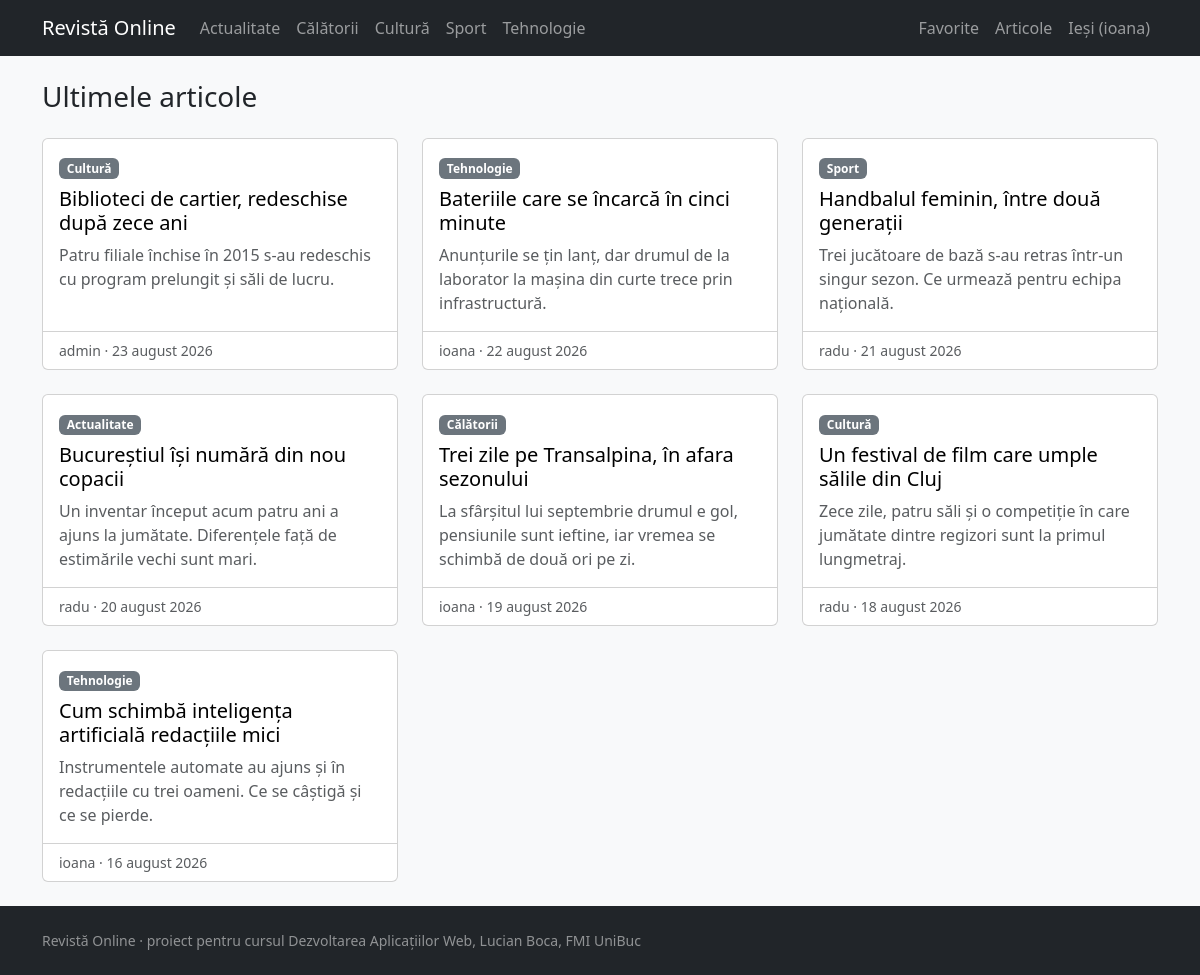
The page / (signed in) on the database its author committed.
### tables this page shows
CREATE TABLE rubrici (
    id   INT AUTO_INCREMENT PRIMARY KEY,
    slug VARCHAR(50) NOT NULL,
    nume VARCHAR(50) NOT NULL,
    UNIQUE KEY uq_rubrici_slug (slug)
);

CREATE TABLE utilizatori (
    id              INT AUTO_INCREMENT PRIMARY KEY,
    nume_utilizator VARCHAR(50)  NOT NULL,
    email           VARCHAR(100) NOT NULL,
    parola          VARCHAR(255) NOT NULL,
    rol             ENUM('admin','autor','cititor') NOT NULL DEFAULT 'cititor',
    creat_la        DATETIME NOT NULL DEFAULT CURRENT_TIMESTAMP,
    UNIQUE KEY uq_utilizatori_email (email),
    UNIQUE KEY uq_utilizatori_nume (nume_utilizator)
);

CREATE TABLE articole (
    id            INT AUTO_INCREMENT PRIMARY KEY,
    id_utilizator INT NOT NULL,
    id_rubrica    INT NOT NULL,
    slug          VARCHAR(255) NOT NULL,
    titlu         VARCHAR(255) NOT NULL,
    rezumat       VARCHAR(500) DEFAULT NULL,
    continut      TEXT NOT NULL,
    url_video     VARCHAR(255) DEFAULT NULL,
    stare         ENUM('ciorna','publicat') NOT NULL DEFAULT 'ciorna',
    creat_la      DATETIME NOT NULL DEFAULT CURRENT_TIMESTAMP,
    modificat_la  DATETIME NOT NULL DEFAULT CURRENT_TIMESTAMP ON UPDATE CURRENT_TIMESTAMP,
    publicat_la   DATETIME DEFAULT NULL,
    UNIQUE KEY uq_articole_slug (slug),
    KEY idx_articole_utilizator (id_utilizator),
    KEY idx_articole_rubrica (id_rubrica),
     
    KEY idx_articole_listare (stare, publicat_la),
    CONSTRAINT fk_articole_utilizator
        FOREIGN KEY (id_utilizator) REFERENCES utilizatori(id) ON DELETE CASCADE,
     
    CONSTRAINT fk_articole_rubrica
        FOREIGN KEY (id_rubrica) REFERENCES rubrici(id) ON DELETE RESTRICT
);

### src/db.php (called while the page is built, shortened)
<?php
function db(): PDO
{
    static $pdo = null;
    if ($pdo === null) {
        $dsn = sprintf(
            'mysql:host=%s;port=%s;dbname=%s;charset=utf8mb4',
            getenv('DB_HOST'),
            getenv('DB_PORT'),
            getenv('DB_NAME')
        );
        $pdo = new PDO($dsn, getenv('DB_USER'), getenv('DB_PASS'), [
            PDO::ATTR_ERRMODE            => PDO::ERRMODE_EXCEPTION,
            PDO::ATTR_DEFAULT_FETCH_MODE => PDO::FETCH_ASSOC,
            PDO::ATTR_EMULATE_PREPARES   => false,
        ]);
    }
    return $pdo;
}
function query(string $sql, array $params = []): PDOStatement
{
    $stmt = db()->prepare($sql);
    $stmt->execute($params);
    return $stmt;
}
function fetchAll(string $sql, array $params = []): array
{
    return query($sql, $params)->fetchAll();
}
function fetchOne(string $sql, array $params = []): ?array
{
    return query($sql, $params)->fetch() ?: null;
}
function checkTable(string $table): string
{
    return $table;
}
function find(string $table, int $id): ?array
{
    return fetchOne(sprintf('SELECT * FROM %s WHERE id = ?', checkTable($table)), [$id]);
}
function findAll(string $table, string $orderBy = 'id'): array
{
    return fetchAll(sprintf('SELECT * FROM %s ORDER BY %s', checkTable($table), $orderBy));
}

### src/articles.php (called while the page is built, shortened)
<?php
function allSections(): array
{
    return findAll('rubrici', 'nume');
}
function publishedArticles(?int $sectionId = null): array
{
    $sql = "SELECT a.slug, a.titlu, a.rezumat, a.publicat_la,
                   r.slug AS slug_rubrica, r.nume AS rubrica,
                   u.nume_utilizator AS autor" . ARTICLE_JOINS . "
             WHERE a.stare = 'publicat'";
    $params = [];
    return fetchAll($sql . ' ORDER BY a.publicat_la DESC', $params);
}

### src/auth.php (called while the page is built, shortened)
<?php
function currentUser(): ?array
{
    static $user = null;
    if ($user === null && isset($_SESSION['id_utilizator'])) {
        $user = find('utilizatori', (int) $_SESSION['id_utilizator']);
    }
    return $user;
}

### views/partials/article-card.php (the view)
<div class="col">
    <article class="card h-100">
        <div class="card-body">
            <a class="badge text-bg-secondary text-decoration-none"
               href="/rubrica/<?= e($item['slug_rubrica']) ?>"><?= e($item['rubrica']) ?></a>
            <h2 class="card-title h5 mt-2">
                <a class="text-decoration-none link-body-emphasis"
                   href="/articol/<?= e($item['slug']) ?>"><?= e($item['titlu']) ?></a>
            </h2>
            <p class="card-text text-body-secondary"><?= e($item['rezumat']) ?></p>
        </div>
        <div class="card-footer bg-transparent text-body-secondary small">
            <?= e($item['autor']) ?> &middot; <?= e(formatDate($item['publicat_la'])) ?>
        </div>
    </article>
</div>

### src/helpers.php (shortened to what this page needs)
<?php
function e(?string $text): string
{
    return htmlspecialchars($text ?? '', ENT_QUOTES, 'UTF-8');
}
function formatDate(?string $datetime): string
{
    $months = [
        'ianuarie', 'februarie', 'martie', 'aprilie', 'mai', 'iunie',
        'iulie', 'august', 'septembrie', 'octombrie', 'noiembrie', 'decembrie',
    ];
    $time = strtotime($datetime);
    return date('j', $time) . ' ' . $months[(int) date('n', $time) - 1] . ' ' . date('Y', $time);
}
function render(string $page, array $data = []): void
{
    extract($data, EXTR_SKIP);
    require __DIR__ . '/../views/pages/' . $page . '.php';
    require __DIR__ . '/../views/layout.php';
}
function renderList(array $items, string $partial): void
{
    foreach ($items as $item) {
        require __DIR__ . '/../views/partials/' . $partial . '.php';
    }
}

### views/partials/nav.php (shortened to what this page needs)
<nav class="navbar navbar-expand-lg navbar-dark bg-dark">
    <div class="container">
        <a class="navbar-brand" href="/">Revistă Online</a>
        <div class="collapse navbar-collapse" id="meniu">
            <ul class="navbar-nav">
                <?php foreach (allSections() as $section): ?>
                    <li class="nav-item">
                        <a class="nav-link" href="/rubrica/<?= e($section['slug']) ?>">
                            <?= e($section['nume']) ?>
                        </a>
                    </li>
                <?php endforeach; ?>
            </ul>
            <?php $user = currentUser(); ?>
            <ul class="navbar-nav ms-auto">
                <?php if ($user === null): ?>
                    <li class="nav-item"><a class="nav-link" href="/inregistrare">Cont nou</a></li>
                    <li class="nav-item"><a class="nav-link" href="/autentificare">Autentificare</a></li>
                <?php else: ?>
                    <li class="nav-item"><a class="nav-link" href="/favorite">Favorite</a></li>
                    <?php if ($user['rol'] !== 'cititor'): ?>
                        <li class="nav-item"><a class="nav-link" href="/admin/articole">Articole</a></li>
                    <?php endif; ?>
                    <li class="nav-item">
                        <form method="post" action="/deconectare">
                            <button class="btn btn-link nav-link" type="submit">
                                Ieși (<?= e($user['nume_utilizator']) ?>)
                            </button>
                        </form>
                    </li>
                <?php endif; ?>
            </ul>
        </div>
    </div>
</nav>

### rows shown on the page
rubrici: nume "Actualitate"
rubrici: nume "Călătorii"
rubrici: nume "Cultură"
rubrici: nume "Sport"
rubrici: nume "Tehnologie"
utilizatori: nume_utilizator "ioana"
articole: id_rubrica.nume "Cultură", titlu "Biblioteci de cartier, redeschise după zece ani", rezumat "Patru filiale închise în 2015 s-au redeschis cu program prelungit și săli de lucru.", id_utilizator.nume_utilizator "admin", publicat_la "23 august 2026"
articole: id_rubrica.nume "Tehnologie", titlu "Bateriile care se încarcă în cinci minute", rezumat "Anunțurile se țin lanț, dar drumul de la laborator la mașina din curte trece prin infrastructură.", id_utilizator.nume_utilizator "ioana", publicat_la "22 august 2026"
articole: id_rubrica.nume "Sport", titlu "Handbalul feminin, între două generații", rezumat "Trei jucătoare de bază s-au retras într-un singur sezon. Ce urmează pentru echipa națională.", id_utilizator.nume_utilizator "radu", publicat_la "21 august 2026"
articole: id_rubrica.nume "Actualitate", titlu "Bucureștiul își numără din nou copacii", rezumat "Un inventar început acum patru ani a ajuns la jumătate. Diferențele față de estimările vechi sunt mari.", id_utilizator.nume_utilizator "radu", publicat_la "20 august 2026"
articole: id_rubrica.nume "Călătorii", titlu "Trei zile pe Transalpina, în afara sezonului", rezumat "La sfârșitul lui septembrie drumul e gol, pensiunile sunt ieftine, iar vremea se schimbă de două ori pe zi.", id_utilizator.nume_utilizator "ioana", publicat_la "19 august 2026"
articole: id_rubrica.nume "Cultură", titlu "Un festival de film care umple sălile din Cluj", rezumat "Zece zile, patru săli și o competiție în care jumătate dintre regizori sunt la primul lungmetraj.", id_utilizator.nume_utilizator "radu", publicat_la "18 august 2026"
articole: id_rubrica.nume "Tehnologie", titlu "Cum schimbă inteligența artificială redacțiile mici", rezumat "Instrumentele automate au ajuns și în redacțiile cu trei oameni. Ce se câștigă și ce se pierde.", id_utilizator.nume_utilizator "ioana", publicat_la "16 august 2026"
